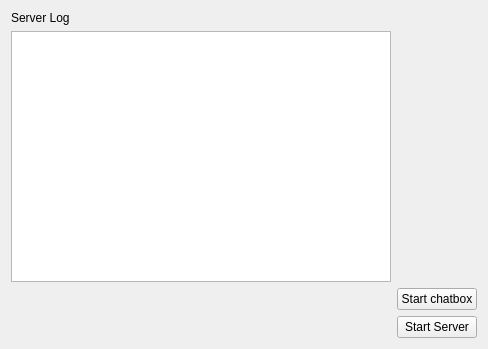
<?xml version="1.0" encoding="UTF-8"?>
<ui version="4.0">
 <class>ServerWindow</class>
 <widget class="QWidget" name="ServerWindow">
  <property name="geometry">
   <rect>
    <x>0</x>
    <y>0</y>
    <width>488</width>
    <height>349</height>
   </rect>
  </property>
  <property name="windowTitle">
   <string>Qt Simple Chat Server</string>
  </property>
  <layout class="QGridLayout" name="gridLayout">
   <item row="3" column="1">
    <widget class="QPushButton" name="startStopButton">
     <property name="text">
      <string>Start Server</string>
     </property>
    </widget>
   </item>
   <item row="3" column="0">
    <spacer name="horizontalSpacer">
     <property name="orientation">
      <enum>Qt::Horizontal</enum>
     </property>
     <property name="sizeHint" stdset="0">
      <size>
       <width>298</width>
       <height>20</height>
      </size>
     </property>
    </spacer>
   </item>
   <item row="0" column="0" colspan="2">
    <widget class="QLabel" name="label">
     <property name="text">
      <string>Server Log</string>
     </property>
    </widget>
   </item>
   <item row="1" column="0">
    <widget class="QPlainTextEdit" name="logEditor">
     <property name="readOnly">
      <bool>true</bool>
     </property>
    </widget>
   </item>
   <item row="2" column="1">
    <widget class="QPushButton" name="pushButton">
     <property name="text">
      <string>Start chatbox</string>
     </property>
    </widget>
   </item>
  </layout>
 </widget>
 <resources/>
 <connections/>
</ui>
